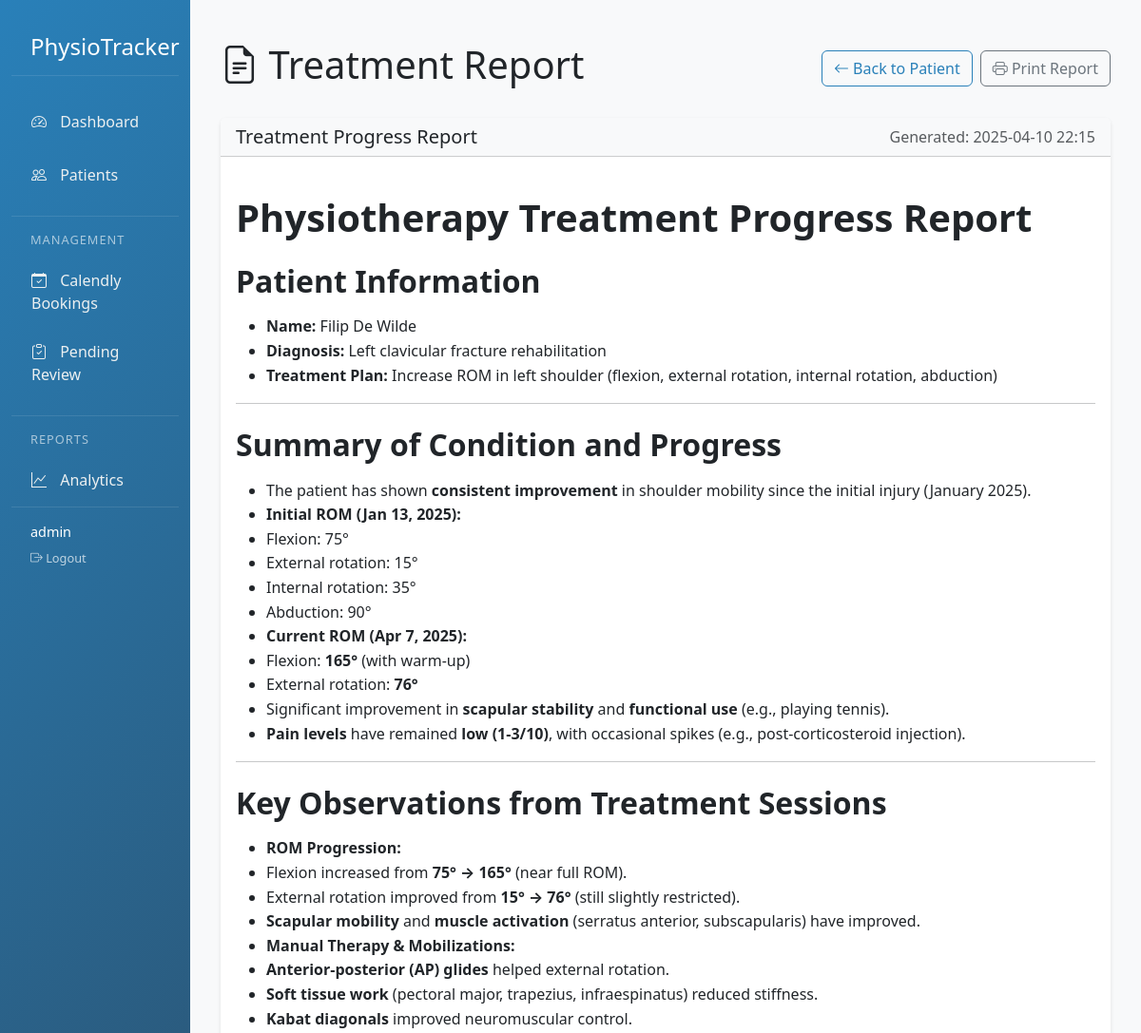
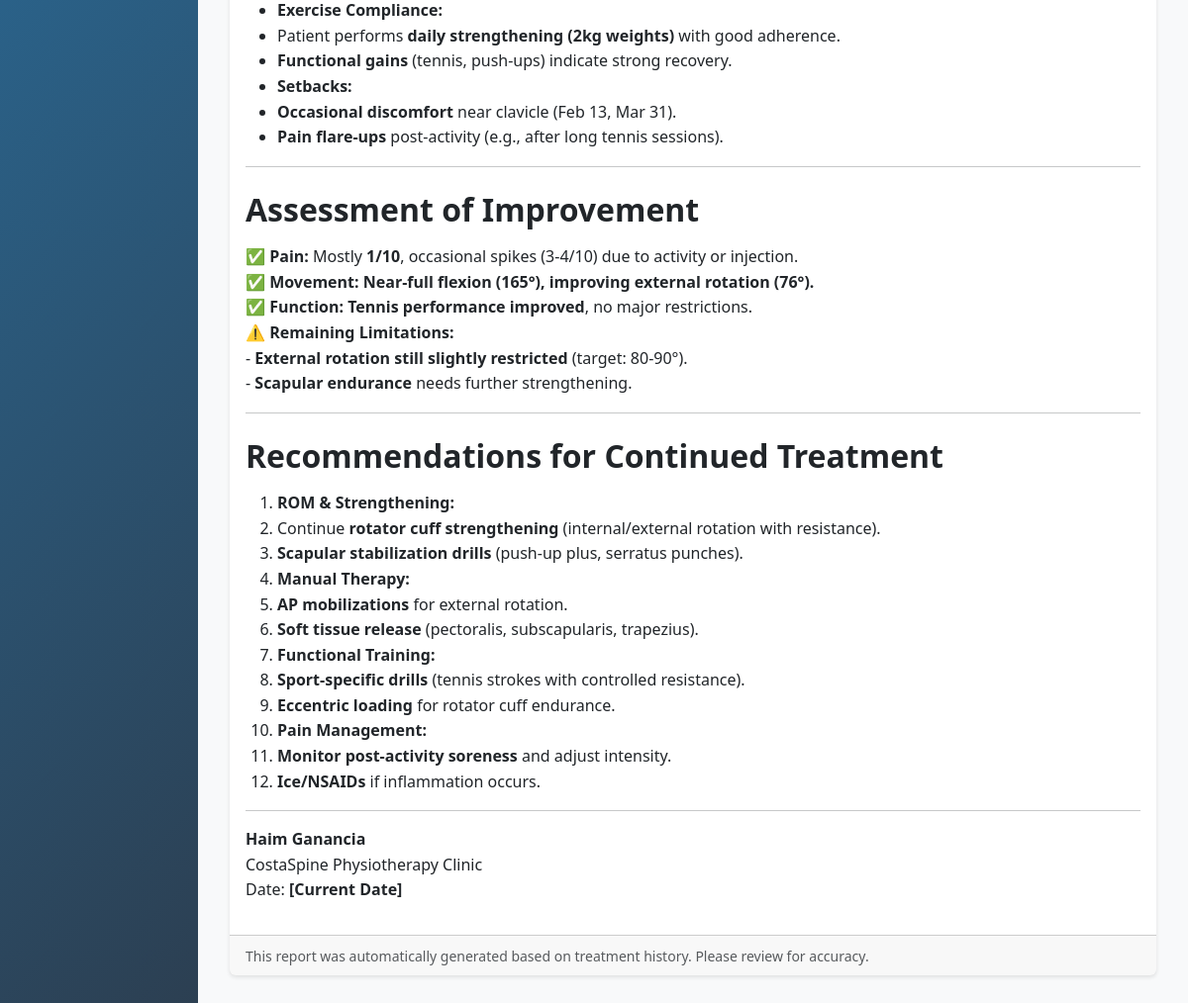
Page /patient/8/report (signed in) on the committed database (2 pictures, top to bottom).
### app/models.py (models this page shows, shortened)
class User(db.Model, UserMixin):
    id = db.Column(db.Integer, primary_key=True)
    username = db.Column(db.String(64), unique=True, index=True)
    email = db.Column(db.String(120), unique=True, index=True)
    password_hash = db.Column(db.String(128))
    is_admin = db.Column(db.Boolean, default=False)
    created_at = db.Column(db.DateTime, default=datetime.utcnow)

class PatientReport(db.Model):
    __tablename__ = 'patient_reports'
    id = db.Column(db.Integer, primary_key=True)
    patient_id = db.Column(db.Integer, db.ForeignKey('patient.id'), nullable=False)
    content = db.Column(db.Text, nullable=False)
    generated_date = db.Column(db.DateTime, default=datetime.now)
    report_type = db.Column(db.String(50), default='AI Generated')
    patient = db.relationship('Patient', backref=db.backref('reports', lazy=True))

### app/routes/main.py (the view)
@main.route('/patient/<int:id>/report')
def patient_report(id):
    patient = Patient.query.get_or_404(id)
    report_id = request.args.get('report_id')
    if report_id:
        report = PatientReport.query.get_or_404(report_id)
        if report.patient_id != patient.id:
            flash('Report does not belong to this patient.', 'danger')
            return redirect(url_for('main.patient_detail', id=id))
    else:
        report = PatientReport.query.filter_by(
            patient_id=id
        ).order_by(PatientReport.generated_date.desc()).first()
    if not report:
        flash('No report found for this patient.', 'warning')
        return redirect(url_for('main.patient_detail', id=id))
    all_reports = PatientReport.query.filter_by(
        patient_id=id
    ).order_by(PatientReport.generated_date.desc()).all()
    return render_template('patient_report.html',
                          patient=patient,
                          report=report,
                          all_reports=all_reports)

### app/templates/patient_report.html (shortened to what this page needs)
{% extends "base.html" %}
{% block content %}
<div class="container py-4">
    <div class="d-flex justify-content-between align-items-center mb-4">
        <h1><i class="bi bi-file-earmark-text"></i> Treatment Report</h1>
        <div class="d-flex gap-2">
            <a href="{{ url_for('main.patient_detail', id=patient.id) }}" class="btn btn-outline-primary">
                <i class="bi bi-arrow-left"></i> Back to Patient
            </a>
            <button class="btn btn-outline-secondary" onclick="window.print()">
                <i class="bi bi-printer"></i> Print Report
            </button>
        </div>
    </div>
    <div class="card mb-4">
        <div class="card-header bg-light">
            <div class="d-flex justify-content-between">
                <h5 class="mb-0">Treatment Progress Report</h5>
                <span class="text-muted">Generated: {{ report.generated_date.strftime('%Y-%m-%d %H:%M') }}</span>
            </div>
        </div>
        <div class="card-body">
            <div class="report-content">
                {{ report.content|markdown }}
            </div>
        </div>
        <div class="card-footer text-muted">
            <small>This report was automatically generated based on treatment history. Please review for accuracy.</small>
        </div>
    </div>
</div>
{% endblock %}

### app/templates/base.html (shortened to what this page needs)
<!DOCTYPE html>
<html lang="en">
<head>
    <link href="https://cdn.jsdelivr.net/npm/bootstrap@5.3.0/dist/css/bootstrap.min.css" rel="stylesheet">
    <link rel="stylesheet" href="https://cdn.jsdelivr.net/npm/bootstrap-icons@1.7.2/font/bootstrap-icons.css">
    <link href="https://assets.calendly.com/assets/external/widget.css" rel="stylesheet">
</head>
<body>
    <div class="container-fluid">
        <div class="row">
            <div class="sidebar col-md-2 col-lg-2 d-md-block">
                <div class="sidebar-header">
                    <h3>PhysioTracker</h3>
                </div>
                <ul class="nav flex-column">
                    <li class="nav-item">
                        <a class="nav-link {% if request.path == '/' %}active{% endif %}" href="{{ url_for('main.index') }}">
                            <i class="bi bi-speedometer2"></i> Dashboard
                        </a>
                    </li>
                    <li class="nav-item">
                        <a class="nav-link {% if '/patients' in request.path %}active{% endif %}" href="{{ url_for('main.patients_list') }}">
                            <i class="bi bi-people"></i> Patients
                        </a>
                    </li>
                    <div class="nav-section">
                        <div class="nav-section-title">Management</div>
                        <li class="nav-item">
                            <a class="nav-link {% if '/calendly/review' in request.path %}active{% endif %}" href="{{ url_for('main.review_calendly_bookings') }}">
                                <i class="bi bi-calendar-check"></i> Calendly Bookings
                            </a>
                        </li>
                        <li class="nav-item">
                            <a class="nav-link {% if '/patients' in request.path and request.args.get('status') == 'Pending Review' %}active{% endif %}"
                               href="{{ url_for('main.patients_list', status='Pending Review') }}">
                                <i class="bi bi-clipboard-check"></i> Pending Review
                                {% set pending_count = get_pending_review_count() %}
                            </a>
                        </li>
                    </div>
                    <div class="nav-section">
                        <div class="nav-section-title">Reports</div>
                        <li class="nav-item">
                            <a class="nav-link {% if '/analytics' in request.path %}active{% endif %}" href="{{ url_for('main.analytics') }}">
                                <i class="bi bi-graph-up"></i> Analytics
                            </a>
                        </li>
                    </div>
                </ul>
                <div class="sidebar-footer">
                    <div class="user-info">
                        <span class="user-name">{{ current_user.username }}</span>
                        <a href="{{ url_for('auth.logout') }}" class="logout-link">
                            <i class="bi bi-box-arrow-right"></i> Logout
                        </a>
                    </div>
                </div>
            </div>
            <main class="col-md-10 ms-sm-auto content">
                <div class="alert-container position-fixed top-0 end-0 p-3" style="z-index: 1050">
                </div>
                {% block content %}{% endblock %}
            </main>
        </div>
    </div>
</body>
</html>

### app/templates/base.html (style rules this page uses)
:root { --primary-color: #2980b9; --secondary-color: #2980b9; --accent-color: #e74c3c; }
.sidebar { background: linear-gradient(135deg, var(--primary-color), #2c3e50); min-height: 100vh; padding-top: 20px; box-shadow: 2px 0 10px rgba(0,0,0,0.1); }
.sidebar .nav-link { color: #ecf0f1; padding: 10px 20px; margin: 5px 0; border-radius: 5px; transition: all 0.3s ease; border: 1px solid transparent; }
.sidebar .nav-link i { margin-right: 10px; }
.content { padding: 20px; background-color: #f8f9fa; min-height: 100vh; }
.card { border: none; box-shadow: 0 2px 4px rgba(0,0,0,0.1); transition: transform 0.2s; }
.sidebar-header { padding: 15px 20px; margin-bottom: 20px; border-bottom: 1px solid rgba(255, 255, 255, 0.1); }
.sidebar-header h3 { color: white; margin: 0; font-size: 1.5rem; }
.nav-section { margin-top: 15px; padding-top: 15px; border-top: 1px solid rgba(255, 255, 255, 0.1); }
.nav-section-title { color: rgba(255, 255, 255, 0.6); font-size: 0.8rem; text-transform: uppercase; letter-spacing: 1px; padding: 0 20px; margin-bottom: 10px; }
.sidebar-footer { margin-top: auto; padding: 15px 20px; border-top: 1px solid rgba(255, 255, 255, 0.1); }
.user-info { color: white; font-size: 0.9rem; }
.user-name { display: block; font-weight: 500; margin-bottom: 5px; }
.logout-link { color: rgba(255, 255, 255, 0.7); text-decoration: none; font-size: 0.8rem; }
.btn-outline-primary { color: #2980b9; border-color: #2980b9; }
a { color: #2980b9; }
.btn-outline-secondary { color: #6c757d; border-color: #6c757d; }

### app/templates/patient_report.html (style rules this page uses)
.report-content { font-size: 1rem; line-height: 1.6; }
.report-content h1, .report-content h2, .report-content h3 { margin-top: 1.5rem; margin-bottom: 1rem; }
.report-content ul, .report-content ol { margin-bottom: 1rem; }

### rows in the picture
User: username "admin"
PatientReport: generated_date "2025-04-10 22:15", content "Physiotherapy Treatment Progress Report Patient Information Name: Filip De Wilde Diagnosis: Left clavicular fracture rehabilitation Treatment Plan: Increase ROM in left shoulder (flexion, external rotation, internal rotation, abduction) Summary of Condition and Progress The patient has shown consistent improvement in shoulder mobility since the initial injury (January 2025). Initial ROM (Jan 13, 2025): Flexion: 75° External rotation: 15° Internal rotation: 35° Abduction: 90° Current ROM (Apr 7, 2025): Flexion: 165° (with warm-up) External rotation: 76° Significant improvement in scapular stability and functional use (e.g., playing tennis). Pain levels have remained low (1-3/10) , with…"
